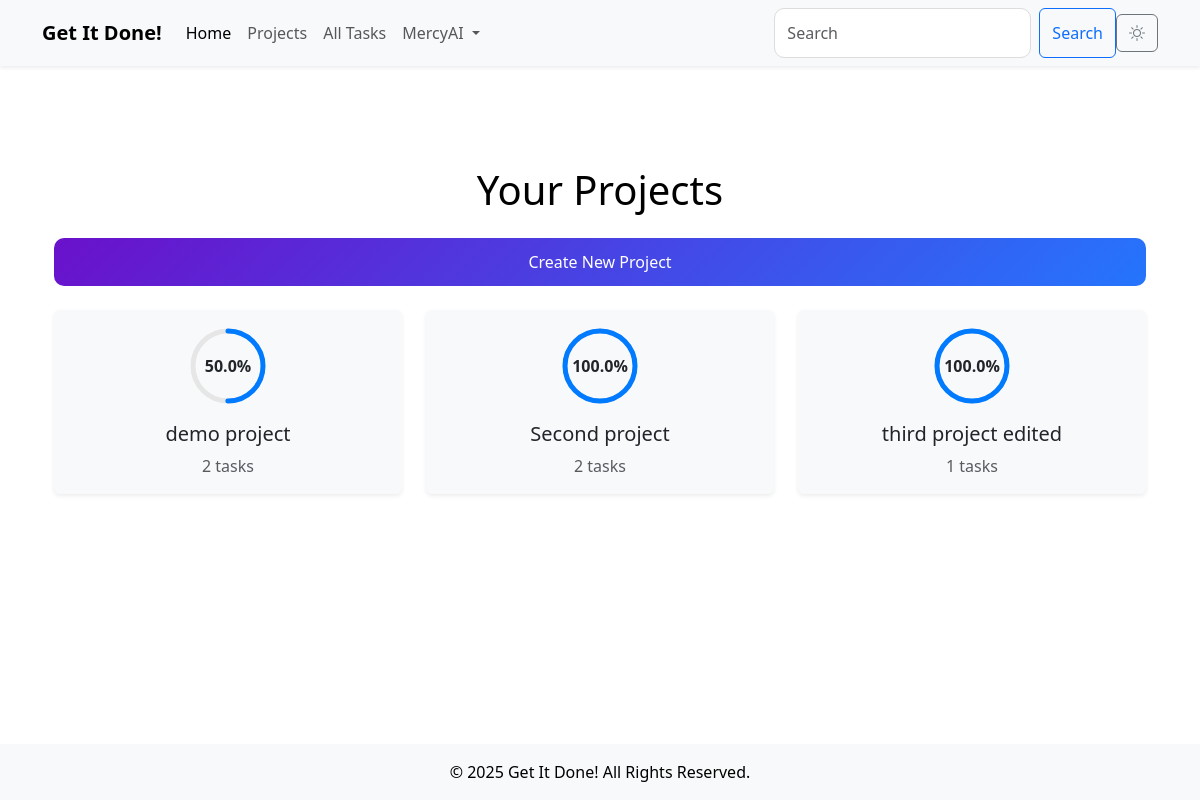
Page /projects (signed in) on the earlier database version.
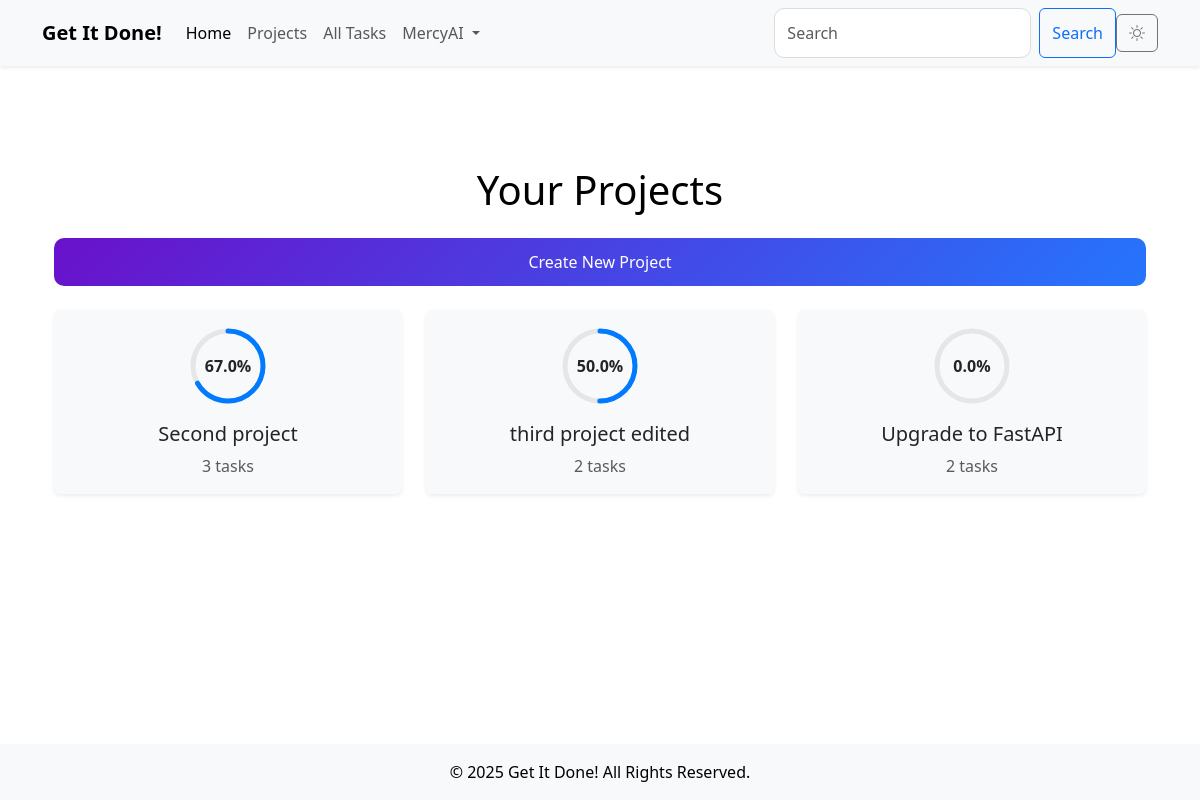
Same page on the later database version.
### models.py (models this page shows, shortened)
class User(db.Model, UserMixin):
    id = db.Column(db.Integer, primary_key=True)
    username = db.Column(db.String(80), unique=True, nullable=False)
    email = db.Column(db.String(120), unique=True, nullable=False, index=True)
    password = db.Column(db.String(200), nullable=False)
    created_at = db.Column(db.DateTime, default=db.func.current_timestamp())
    updated_at = db.Column(db.DateTime, default=db.func.current_timestamp(), onupdate=db.func.current_timestamp())
    tasks = db.relationship('Task', backref='user', lazy='select')

class Project(db.Model):
    id = db.Column(db.Integer, primary_key=True)
    name = db.Column(db.String(200), nullable=False, unique=True)
    description = db.Column(db.Text, nullable=True)
    deadline = db.Column(db.DateTime, nullable=True)
    created_at = db.Column(db.DateTime, default=db.func.current_timestamp())
    updated_at = db.Column(db.DateTime, default=db.func.current_timestamp(), onupdate=db.func.current_timestamp())
    owner_id = db.Column(db.Integer, db.ForeignKey('user.id'), nullable=False, index=True)  # Project owner
    owner = db.relationship('User', backref='projects')  # Link to the User model
    tasks = db.relationship('Task', backref='project', lazy='select')  # Link to the Task model

### main.py (the view)
@app.route('/projects', methods=['GET'])
@login_required
def projects():
    projects = Project.query.filter_by(owner_id=current_user.id).all()
    for project in projects:
        project.tasks = Task.query.filter_by(project_id=project.id).all()
    serialized_projects = [serialize_project(project) for project in projects]
    return render_template(
        'projects.html',
        projects=projects,
        serialized_projects=serialized_projects,
        form=BaseForm(),
        TaskStatus=TaskStatus
    )

### main.py
class BaseForm(FlaskForm):
    pass    #Create an instance of the form class in every route that requires CSRF protection ie form = BaseForm()

### main.py (called while the page is built)
@login_manager.user_loader
def load_user(user_id):
    return User.query.get(int(user_id))

def serialize_project(project):
    return {
        "id": project.id,
        "name": project.name,
        "tasks": [
            {
                "id": task.id,
                "title": task.title,
                "status": task.status.value,
                "due_date": task.due_date.strftime('%Y-%m-%d') if task.due_date else None
            }
            for task in project.tasks
        ]
    }

### templates/projects.html (shortened to what this page needs)
{% extends 'base.html' %}
{% block content %}
<div class="container mt-5">
    <h1 class="text-center mb-4">Your Projects</h1>
    <div class="text-end mb-4">
        <a href="{{ url_for('add_project') }}" class="btn btn-primary">Create New Project</a>
    </div>
    {% if projects|length > 0 %}
    <div class="row g-4">
        {% for project in projects %}
        <div class="col-md-4">
            <div class="card shadow-sm border-0 project-card" onclick="openProjectDetails({{ project.id }})">
                <div class="card-body text-center">
                    <div class="progress-ring mb-3">
                        {% set completed_tasks = project.tasks|selectattr('status', 'equalto', TaskStatus.Done)|list %}
                        {% set total_tasks = project.tasks|length %}
                        {% set progress = (completed_tasks|length / total_tasks * 100) if total_tasks > 0 else 0 %}
                        <svg class="progress-ring-svg" width="80" height="80">
                            <circle class="progress-ring-bg" cx="40" cy="40" r="35"></circle>
                            <circle class="progress-ring-fg" cx="40" cy="40" r="35" style="stroke-dasharray: 220; stroke-dashoffset: {{ 220 - (progress / 100 * 220) }};"></circle>
                        </svg>
                        <div class="progress-ring-text">{{ progress|round(0) }}%</div>
                    </div>
                    <h5 class="card-title">{{ project.name }}</h5>
                    <p class="card-text text-muted">{{ total_tasks }} tasks</p>
                </div>
            </div>
        </div>
        {% endfor %}
    </div>
    {% else %}
    <div class="alert alert-info text-center" role="alert">
        No projects available. Start by creating a new project!
    </div>
    {% endif %}
</div>
{% endblock %}

### templates/base.html (shortened to what this page needs)
<!DOCTYPE html>
<html lang="en">
<head>
    <link href="https://cdn.jsdelivr.net/npm/bootstrap@5.3.0/dist/css/bootstrap.min.css" rel="stylesheet">
    <link rel="stylesheet" href="{{ url_for('static', filename='css/style.css') }}">
    <link rel="stylesheet" href="https://cdnjs.cloudflare.com/ajax/libs/font-awesome/6.0.0-beta3/css/all.min.css">
    <link rel="stylesheet" href="https://cdn.jsdelivr.net/npm/bootstrap-icons@1.5.0/font/bootstrap-icons.css">
</head>
<body class="d-flex flex-column min-vh-100">
    <nav class="navbar navbar-expand-lg navbar-light bg-light fixed-top shadow-sm">
        <div class="container">
            <a class="navbar-brand fw-bold" href="{{ url_for('index') }}">Get It Done!</a>
            <div class="collapse navbar-collapse" id="navbarNav">
                <ul class="navbar-nav me-auto">
                    <li class="nav-item">
                        <a class="nav-link active" href="{{ url_for('index') }}">Home</a>
                    </li>
                    <li class="nav-item">
                        <a class="nav-link" href="{{ url_for('projects') }}">Projects</a>
                    </li>
                    <li class="nav-item">
                        <a class="nav-link" href="{{ url_for('tasks') }}">All Tasks</a>
                    </li>
                    {% if current_user.is_authenticated %}
                    <li class="nav-item dropdown">
                        <a class="nav-link dropdown-toggle" href="#" id="userDropdown" role="button" data-bs-toggle="dropdown" aria-expanded="false">
                            {{ current_user.username }}
                        </a>
                    </li>
                    {% endif %}
                </ul>
                <form class="d-flex ms-auto">
                    <input class="form-control me-2" type="search" placeholder="Search" aria-label="Search">
                    <button class="btn btn-outline-primary" type="submit">Search</button>
                </form>
            </div>
            <button id="theme-toggle" class="btn btn-outline-secondary">
                <i id="theme-icon" class="bi bi-sun"></i>
            </button>
        </div>
    </nav>
    <main class="container my-5 flex-grow-1">
        {% block content %}{% endblock %}
    </main>
    <footer class="bg-light text-center py-3 mt-auto">
        <p class="mb-0">© 2025 Get It Done! All Rights Reserved.</p>
    </footer>
</body>
</html>

### static/css/style.css (style rules this page uses)
body { background-color: #ffffff; color: #000000; padding-top: 70px; transition: background-color 0.3s, color 0.3s; }
.card { background-color: #f8f9fa; transition: background-color 0.3s, color 0.3s; }
.btn { transition: background-color 0.3s, color 0.3s; }
.form-control { border-radius: 10px; padding: 0.75rem; font-size: 1rem; border: 1px solid #ddd; }
.btn-primary { background: linear-gradient(135deg, #6a11cb, #2575fc); border: none; padding: 0.75rem; font-size: 1rem; border-radius: 10px; width: 100%; transition: all 0.3s ease; }
.btn-primary { background: linear-gradient(135deg, #6a11cb, #2575fc); border: none; color: #fff; padding: 0.75rem; font-size: 1rem; border-radius: 10px; transition: all 0.3s ease; }
.btn-primary { background: linear-gradient(135deg, #6a11cb, #2575fc); border: none; transition: all 0.3s ease; }
.progress-ring { position: relative; width: 80px; height: 80px; margin: 0 auto; }
.progress-ring-svg { transform: rotate(-90deg); }
.progress-ring-text { position: absolute; top: 50%; left: 50%; transform: translate(-50%, -50%); font-size: 16px; font-weight: bold; }

Differences in the rows shown:
removed Project: progress "50.0", name "demo project", total_tasks "2"
computed for Project "Second project": progress "100.0" → "67.0"; id "2" → "3"
computed for Project "third project edited": progress "100.0" → "50.0"; owner "1" → "2"
added Project: progress "0.0", name "Upgrade to FastAPI", total_tasks "2"
